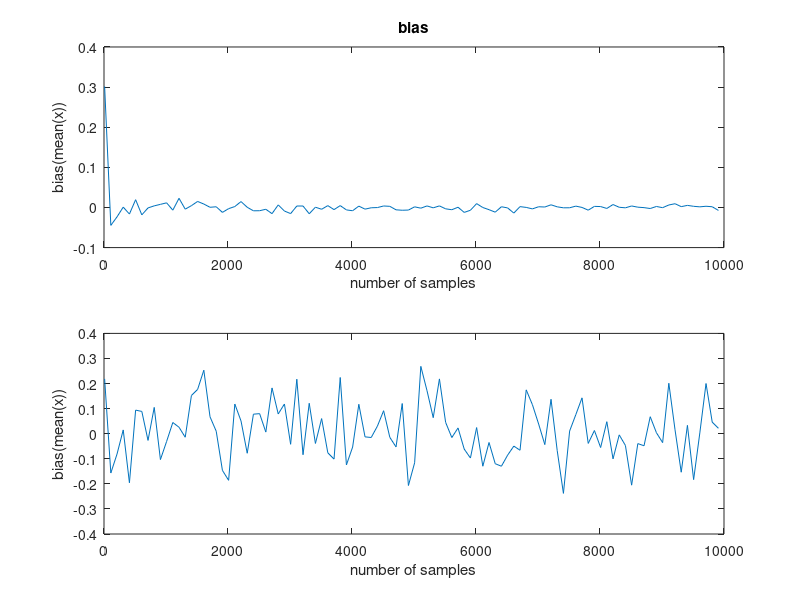

The MATLAB source for this figure:
clear
close all
clc

%R = input('Number of times to repeat the experiment:');
R=10;

m = 3;
sigma2 = 2;
cont=1;

for N=10:100:10000

    x = sqrt(sigma2)*randn(R,N) + m;
    mS = zeros(R,1);
    mM = zeros(R,1);

    for r = 1:R
        mS(r) = mean(x(r,:));
        mM(r) = (max(x(r,:)) + min(x(r,:)))/2;
    end

    biasS(cont) = m - mean(mS);
    biasM(cont) = m - mean(mM);
    
    cont=cont+1;
end

figure, subplot(211), plot([10:100:10000], biasS);
title('bias');
xlabel('number of samples');
ylabel('bias(mean(x))');
subplot(212), plot([10:100:10000], biasM);
xlabel('number of samples');
ylabel('bias(mean(x))');
